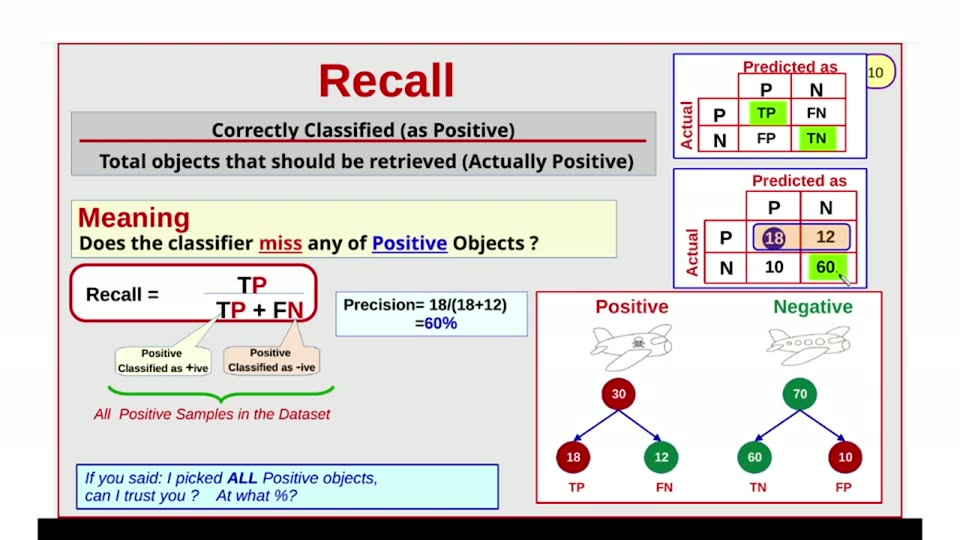
#> input picture videos/machine-learning/08_performance_measure/unique_slides/slide_010.jpg, 960 x 540 px, found by its file name
$ python measure010.py
#> lines starting #> are read from the running program, lines starting #| are printed output that depends on the picture; after the words box and inside, x2 and y2 are one past the last pixel; in counts of white or black regions, pixels touching at a corner belong together
from PIL import Image
import numpy as np
im = Image.open('/home/codespace/ai_llm_slides/videos/machine-learning/08_performance_measure/unique_slides/slide_010.jpg').convert('RGB')
#> im is the input picture: PIL image 960x540 RGB; mean R, G, B 217.6, 214.5, 211.8
a = np.asarray(im).astype(int)
dark = (a.sum(axis=2) < 300)
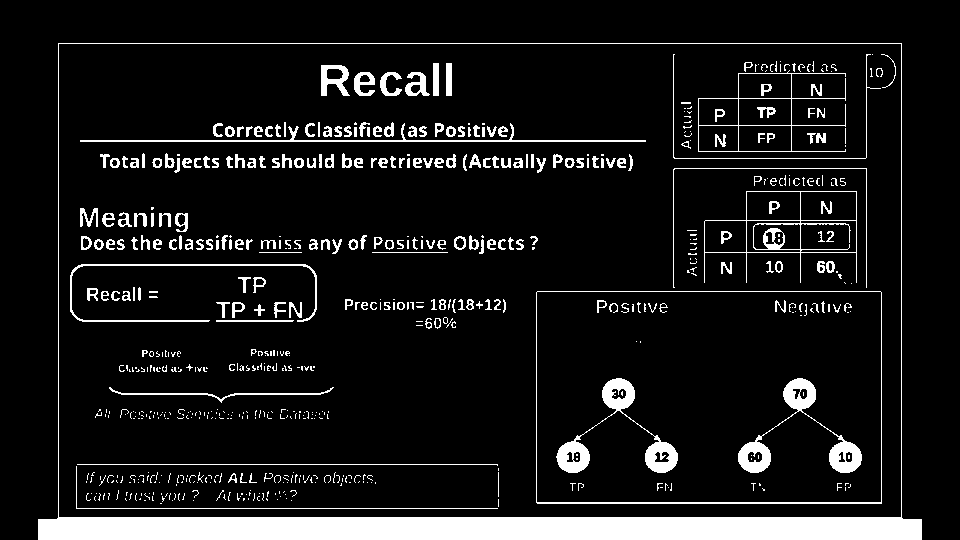
#> dark: shape (540, 960) bool; 9.6% white; 647 white regions (420 under 20 px), largest, box (x1, y1, x2, y2) and area: (38, 43, 922, 540) 22044, (556, 378, 678, 473) 2343, (738, 378, 862, 473) 2320

def ink_bbox(x0, y0, x1, y1, label):
#> called with x0 = 60, y0 = 255, x1 = 540, y1 = 330, label = 'formula-region ink'
    sub = dark[y0:y1, x0:x1]
#> sub: shape (75, 480) bool; 7.8% white in thin lines or dots, all inside (x1, y1, x2, y2) = (10, 9, 480, 75)
    ys, xs = np.where(sub)
#> ys = 2799 values from 9 to 74; xs = 2799 values, max 479 at index 817, min 10 at index 519, mean 202.6
    if len(xs) == 0:
        print(label, 'none')
        return
    print(f'{label}: x {x0+xs.min()}-{x0+xs.max()} y {y0+ys.min()}-{y0+ys.max()}')
#| formula-region ink: x 70-539 y 264-329

ink_bbox(60, 255, 540, 330, 'formula-region ink')
ink_bbox(60, 255, 320, 330, 'recall-box ink')
#> in ink_bbox (call 2), `sub = dark[y0:y1, x0:x1]`: sub: shape (75, 260) bool; 10.4% white in thin lines or dots, all inside (x1, y1, x2, y2) = (10, 9, 257, 67)
#| recall-box ink: x 70-316 y 264-321
ink_bbox(320, 255, 540, 330, 'fraction ink')
#> in ink_bbox (call 3), `sub = dark[y0:y1, x0:x1]`: sub: shape (75, 220) bool; 4.6% white in thin lines or dots, all inside (x1, y1, x2, y2) = (25, 36, 220, 75)
#| fraction ink: x 345-539 y 291-329
ink_bbox(330, 285, 540, 345, 'precision ink')
#> in ink_bbox (call 4), `sub = dark[y0:y1, x0:x1]`: sub: shape (60, 210) bool; 6.2% white in thin lines or dots, all inside (x1, y1, x2, y2) = (15, 6, 210, 60)
#| precision ink: x 345-539 y 291-344
ink_bbox(80, 320, 340, 385, 'callout ink')
#> in ink_bbox (call 5), `sub = dark[y0:y1, x0:x1]`: sub: shape (65, 260) bool; 5.9% white; 62 white regions (57 under 20 px), largest, box (x1, y1, x2, y2) and area: (0, 0, 130, 2) 257, (136, 0, 214, 2) 155, (62, 30, 68, 37) 24, (171, 29, 177, 36) 20, (149, 44, 155, 51) 20
#| callout ink: x 80-314 y 320-371
ink_bbox(80, 400, 540, 440, 'caption ink')
#> in ink_bbox (call 6), `sub = dark[y0:y1, x0:x1]`: sub: shape (40, 460) bool; 2% white in thin lines or dots
#| caption ink: x 95-536 y 400-439
ink_bbox(70, 199, 617, 258, 'meaning ink')
#> in ink_bbox (call 7), `sub = dark[y0:y1, x0:x1]`: sub: shape (59, 547) bool; 9% white in thin lines or dots, all inside (x1, y1, x2, y2) = (10, 8, 468, 55)
#| meaning ink: x 80-537 y 207-253
ink_bbox(70, 111, 617, 176, 'band ink')
#> in ink_bbox (call 8), `sub = dark[y0:y1, x0:x1]`:
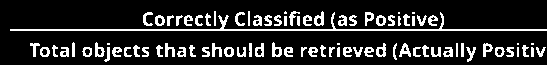
#> sub: shape (65, 547) bool; 15.2% white in thin lines or dots, all inside (x1, y1, x2, y2) = (10, 11, 547, 62)
#> in ink_bbox (call 8), `ys, xs = np.where(sub)`: ys = 5414 values from 11 to 61; xs = 5414 values, max 546 at index 2163, min 10 at index 1627, mean 286.8
#| band ink: x 80-616 y 122-172
ink_bbox(300, 40, 660, 120, 'title ink')
#> in ink_bbox (call 9), `sub = dark[y0:y1, x0:x1]`: sub: shape (80, 360) bool; 7.3% white; 7 white regions, largest, box (x1, y1, x2, y2) and area: (21, 25, 50, 56) 496, (0, 3, 360, 4) 360, (105, 32, 130, 56) 312
#| title ink: x 300-659 y 43-95
ink_bbox(76, 462, 498, 511, 'bottombox ink')
#> in ink_bbox (call 10), `sub = dark[y0:y1, x0:x1]`: sub: shape (49, 422) bool; 8.4% white in thin lines or dots
#| bottombox ink: x 76-497 y 464-508
ink_bbox(674, 51, 867, 160, 'matrix1 ink')
#> in ink_bbox (call 11), `sub = dark[y0:y1, x0:x1]`:
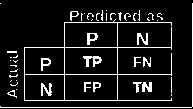
#> sub: shape (109, 193) bool; 10% white in thin lines or dots
#> in ink_bbox (call 11), `ys, xs = np.where(sub)`: ys = 2110 values from 3 to 107; xs = 2110 values, max 192 at index 1, min 0 at index 0, mean 101.4
#| matrix1 ink: x 674-866 y 54-158
ink_bbox(674, 169, 867, 287, 'matrix2 ink')
#> in ink_bbox (call 12), `sub = dark[y0:y1, x0:x1]`:
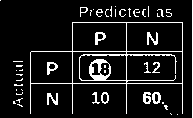
#> sub: shape (118, 193) bool; 10.3% white in thin lines or dots
#> in ink_bbox (call 12), `ys, xs = np.where(sub)`: ys = 2345 values from 0 to 117; xs = 2345 values, max 192 at index 1, min 0 at index 0, mean 113.8
#| matrix2 ink: x 674-866 y 169-286
ink_bbox(537, 290, 882, 320, 'tree headers ink')
#> in ink_bbox (call 13), `sub = dark[y0:y1, x0:x1]`: sub: shape (30, 345) bool; 8.2% white in thin lines or dots
#| tree headers ink: x 537-881 y 291-319
ink_bbox(560, 310, 880, 380, 'planes ink')
#> in ink_bbox (call 14), `sub = dark[y0:y1, x0:x1]`:
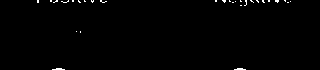
#> sub: shape (70, 320) bool; 0.71% white in thin lines or dots, all inside (x1, y1, x2, y2) = (37, 0, 291, 70)
#> in ink_bbox (call 14), `ys, xs = np.where(sub)`: ys = 160 values from 0 to 69; xs = 160 values, max 290 at index 88, min 37 at index 0, mean 164.5
#| planes ink: x 597-850 y 310-379
ink_bbox(537, 340, 882, 395, 'nodes row1')
#> in ink_bbox (call 15), `sub = dark[y0:y1, x0:x1]`: sub: shape (55, 345) bool; 4.4% white; 7 white regions (4 under 20 px), largest, box (x1, y1, x2, y2) and area: (65, 38, 98, 55) 385, (246, 38, 279, 55) 375, (344, 0, 345, 55) 55
#| nodes row1: x 602-881 y 340-394
ink_bbox(537, 410, 882, 465, 'nodes row2')
#> in ink_bbox (call 16), `sub = dark[y0:y1, x0:x1]`:
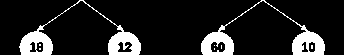
#> sub: shape (55, 345) bool; 13.8% white; 9 white regions (6 under 20 px), largest, box (x1, y1, x2, y2) and area: (19, 0, 141, 55) 1276, (201, 0, 325, 55) 1261, (344, 0, 345, 55) 55
#> in ink_bbox (call 16), `ys, xs = np.where(sub)`: ys = 2615 values from 0 to 54; xs = 2615 values, max 344 at index 9, min 19 at index 1674, mean 174.8
#| nodes row2: x 556-881 y 410-464
ink_bbox(537, 455, 882, 485, 'leaf labels')
#> in ink_bbox (call 17), `sub = dark[y0:y1, x0:x1]`:
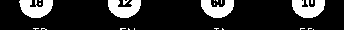
#> sub: shape (30, 345) bool; 17.2% white; 23 white regions (18 under 20 px), largest, box (x1, y1, x2, y2) and area: (292, 0, 325, 18) 430, (19, 0, 53, 18) 427, (108, 0, 141, 18) 407, (201, 0, 234, 18) 400, (344, 0, 345, 30) 30
#> in ink_bbox (call 17), `ys, xs = np.where(sub)`: ys = 1784 values from 0 to 29; xs = 1784 values, max 344 at index 99, min 19 at index 100, mean 173.8
#| leaf labels: x 556-881 y 455-484

$ run again, with videos/machine-learning/08_performance_measure/unique_slides/slide_005.jpg copied over videos/machine-learning/08_performance_measure/unique_slides/slide_010.jpg
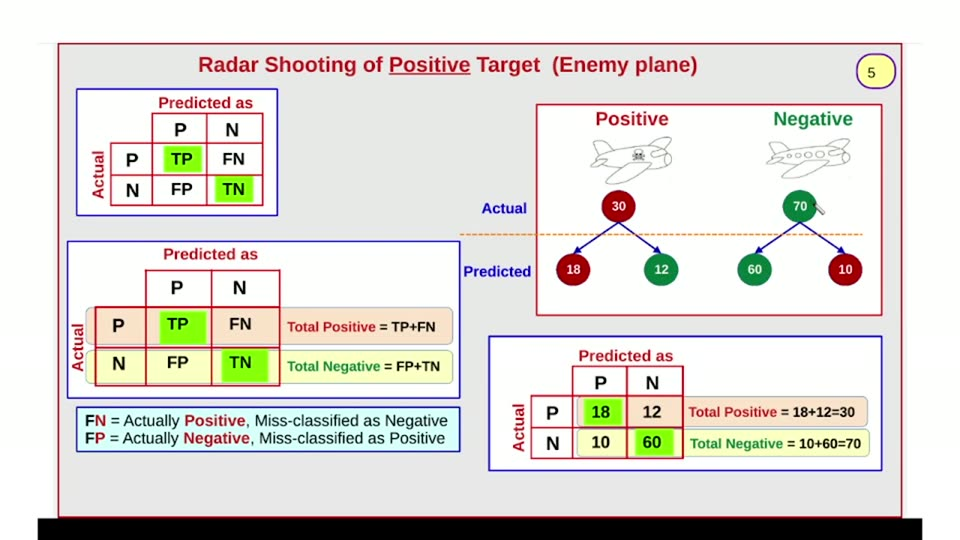
#> input picture videos/machine-learning/08_performance_measure/unique_slides/slide_005.jpg, 960 x 540 px, found by its file name
#> im is the input picture: PIL image 960x540 RGB; mean R, G, B 222.8, 219.9, 215.1
#> `dark = (a.sum(axis=2) < 300)`:
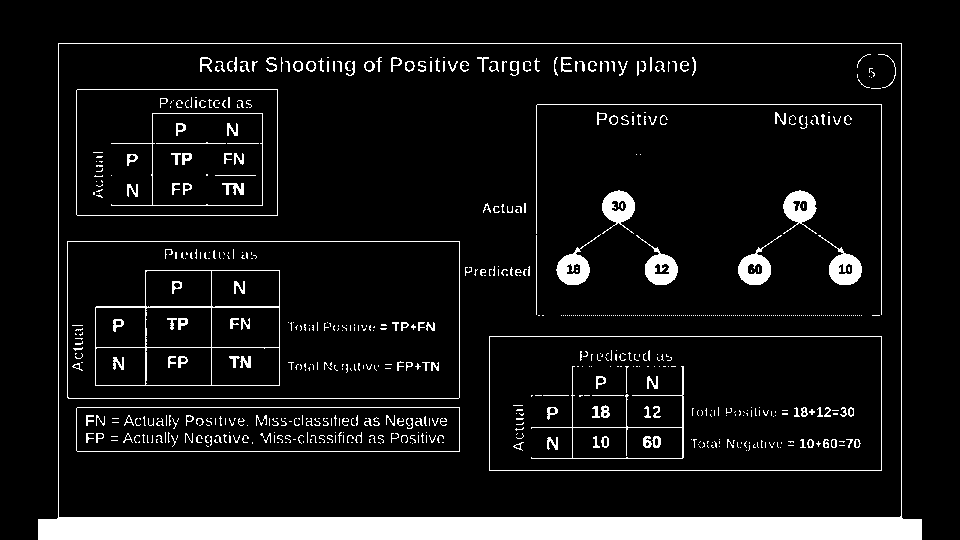
#> dark: shape (540, 960) bool; 8.4% white; 733 white regions (546 under 20 px), largest, box (x1, y1, x2, y2) and area: (38, 43, 922, 540) 22045, (95, 270, 280, 386) 1337, (67, 241, 460, 399) 1097
#> sub: shape (75, 480) bool; 5.4% white in thin lines or dots
#> ys = 1958 values from 0 to 74; xs = 1958 values, max 479 at index 1249, min 7 at index 0, mean 206.2
#| formula-region ink: x 67-539 y 255-329
#> sub: shape (75, 260) bool; 7.1% white in thin lines or dots
#| recall-box ink: x 67-317 y 255-329
#> sub: shape (75, 220) bool; 3.4% white in thin lines or dots
#| fraction ink: x 324-539 y 255-329
#> sub: shape (60, 210) bool; 3.2% white in thin lines or dots
#| precision ink: x 330-539 y 285-344
#> sub: shape (65, 260) bool; 7.7% white in thin lines or dots
#| callout ink: x 80-338 y 320-384
#> sub: shape (40, 460) bool; 11% white in thin lines or dots
#| caption ink: x 80-539 y 400-439
#> sub: shape (59, 547) bool; 4.8% white in thin lines or dots
#| meaning ink: x 70-616 y 199-257
#> sub: shape (65, 547) bool; 3.4% white in thin lines or dots
#| band ink: x 76-616 y 111-175
#> sub: shape (80, 360) bool; 6.7% white in thin lines or dots
#| title ink: x 300-659 y 43-119
#> sub: shape (49, 422) bool; 0.08% white in thin lines or dots, all inside (x1, y1, x2, y2) = (413, 0, 422, 9)
#| bottombox ink: x 489-497 y 462-470
#> sub: shape (109, 193) bool; 2.8% white in thin lines or dots, all inside (x1, y1, x2, y2) = (0, 4, 193, 78)
#| matrix1 ink: x 674-866 y 55-128
#> sub: shape (118, 193) bool; 10.5% white; 8 white regions (4 under 20 px), largest, box (x1, y1, x2, y2) and area: (144, 66, 188, 116) 796, (109, 21, 143, 65) 771, (64, 66, 108, 116) 750, (0, 91, 4, 111) 55
#| matrix2 ink: x 674-861 y 190-284
#> sub: shape (30, 345) bool; 1.8% white in thin lines or dots, all inside (x1, y1, x2, y2) = (1, 0, 345, 26)
#| tree headers ink: x 538-881 y 290-315
#> sub: shape (70, 320) bool; 3.6% white in thin lines or dots
#| planes ink: x 560-879 y 315-379
#> sub: shape (55, 345) bool; 2.8% white in thin lines or dots, all inside (x1, y1, x2, y2) = (35, 0, 345, 55)
#| nodes row1: x 572-881 y 340-394
#> sub: shape (55, 345) bool; 9.1% white in thin lines or dots
#| nodes row2: x 537-881 y 410-464
#> in ink_bbox (call 17), `sub = dark[y0:y1, x0:x1]`:
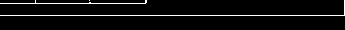
#> sub: shape (30, 345) bool; 5% white in thin lines or dots, all inside (x1, y1, x2, y2) = (0, 0, 345, 16)
#> ys = 518 values from 0 to 15; xs = 518 values, max 344 at index 4, min 0 at index 15, mean 147.4
#| leaf labels: x 537-881 y 455-470
